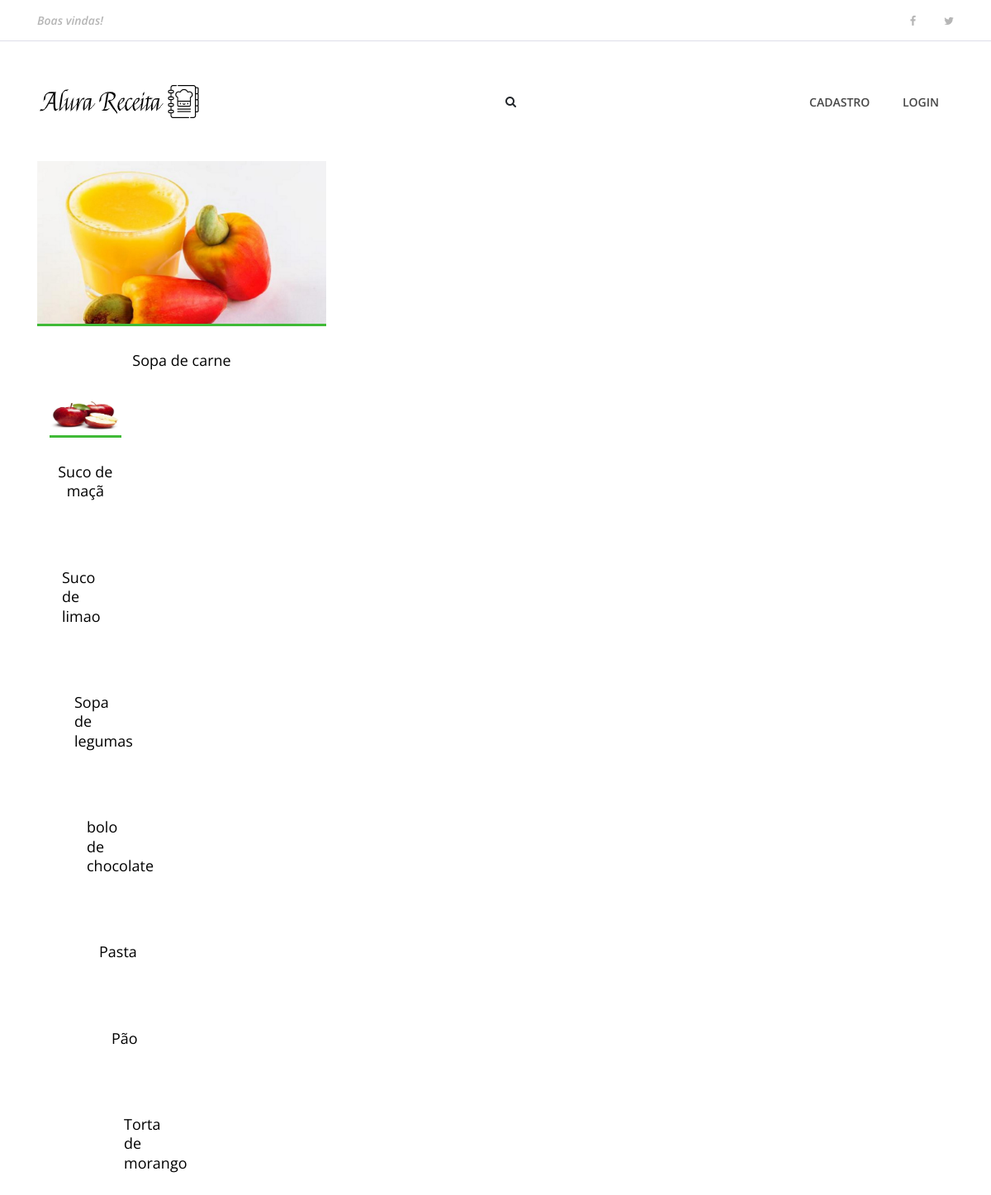
Screenshot of /busca with the database file from the repository.
### AlexReceitas/apps/Receitas/models.py (models this page shows, shortened)
class Receita(models.Model):
    pessoa=models.ForeignKey(User, on_delete=models.CASCADE)
    nome_receita=models.CharField(max_length=200)
    ingredientes=models.TextField(default='')
    modo_preparo= models.TextField(default='')
    tempo_preparo=models.IntegerField(default=0)
    rendimento=models.CharField(max_length=100)
    categoria=models.CharField(max_length=100)
    date_receita=models.DateTimeField(default=datetime.now, blank=True)
    foto_receita=models.ImageField(upload_to='fotos/%d/%m/%Y',blank=True, null=True, default='0')
    publicada=models.BooleanField(default=False )

### AlexReceitas/apps/Receitas/views/busca.py (the view)
# urls.py: path('busca', buscar, name='buscar'),
def buscar(request):
    lista_receitas=Receita.objects.order_by( '-date_receita').filter(publicada=True)
    if 'buscar' in request.GET:
        nome_a_buscar=request.GET['buscar']
        if buscar:
            lista_receitas=lista_receitas.filter(nome_receita__icontains=nome_a_buscar)
    dados={
        'receitas':lista_receitas
    }
    return render(request, 'receitas/buscar.html', dados)

### Templates/receitas/buscar.html (shortened to what this page needs)
{% extends 'base.html' %}
{% load static %}
{% block content %}
<body>
    {% include 'partials/_menu.html' %}
    <section class="best-receipe-area">
        <div class="container">
            <div class="row">
                {% if receitas %}
                {% for receita in receitas %}
                <div class="col-12 col-sm-6 col-lg-4">
                    <div class="single-best-receipe-area mb-30">
                        <div>
                        {% if receita.foto_receita == '0'%}
                            <img src="{% static 'img/bg-img/foto_receita.png'%}" alt="">
                        {% else %}
                            <img src="{{receita.foto_receita.url}}" alt="">
                        {% endif %}
                            <div class="receipe-content">
                            <a href="{% url 'receita' receita.id %}">
                                <h5>{{receita.nome_receita}}</h5>
                            </a>
                        </div>
                    </div>
                </div>
                {% endfor %}
                {% else %}
                    <p>Receita não encontrada</p>
                {% endif %}
            </div>
        </div>
    </section>
{% endblock %}

### static/site.css (style rules this page uses)
* { margin: 0; padding: 0; }
body { font-family: "Open Sans", sans-serif; font-size: 14px; }
h1, h2, h3, h4, h5, h6 { color: #000000; line-height: 1.3; font-weight: 600; }
a, a:hover, a:focus { -webkit-transition-duration: 500ms; transition-duration: 500ms; text-decoration: none; outline: 0 solid transparent; color: #000000; font-weight: 600; font-size: 14px; color: #474747; }
img { height: auto; max-width: 100%; }
.mb-30 { margin-bottom: 30px !important; }
.best-receipe-area { position: relative; z-index: 1; padding-bottom: 50px; }
.single-best-receipe-area { position: relative; z-index: 1; }
.single-best-receipe-area img { border-bottom: 3px solid #40ba37; }
.single-best-receipe-area .receipe-content { padding-top: 30px; text-align: center; }
.single-best-receipe-area .receipe-content h5 { font-size: 18px; margin-bottom: 10px; font-weight: 400; -webkit-transition-duration: 500ms; transition-duration: 500ms; }

### rows the page displays
Receita: foto_receita (picture), nome_receita "Sopa de carne"
Receita: foto_receita (picture), nome_receita "Suco de maçã"
Receita: nome_receita "Suco de limao"
Receita: nome_receita "Sopa de legumas"
Receita: nome_receita "bolo de chocolate"
Receita: nome_receita "Pasta"
Receita: nome_receita "Pão"
Receita: nome_receita "Torta de morango"
